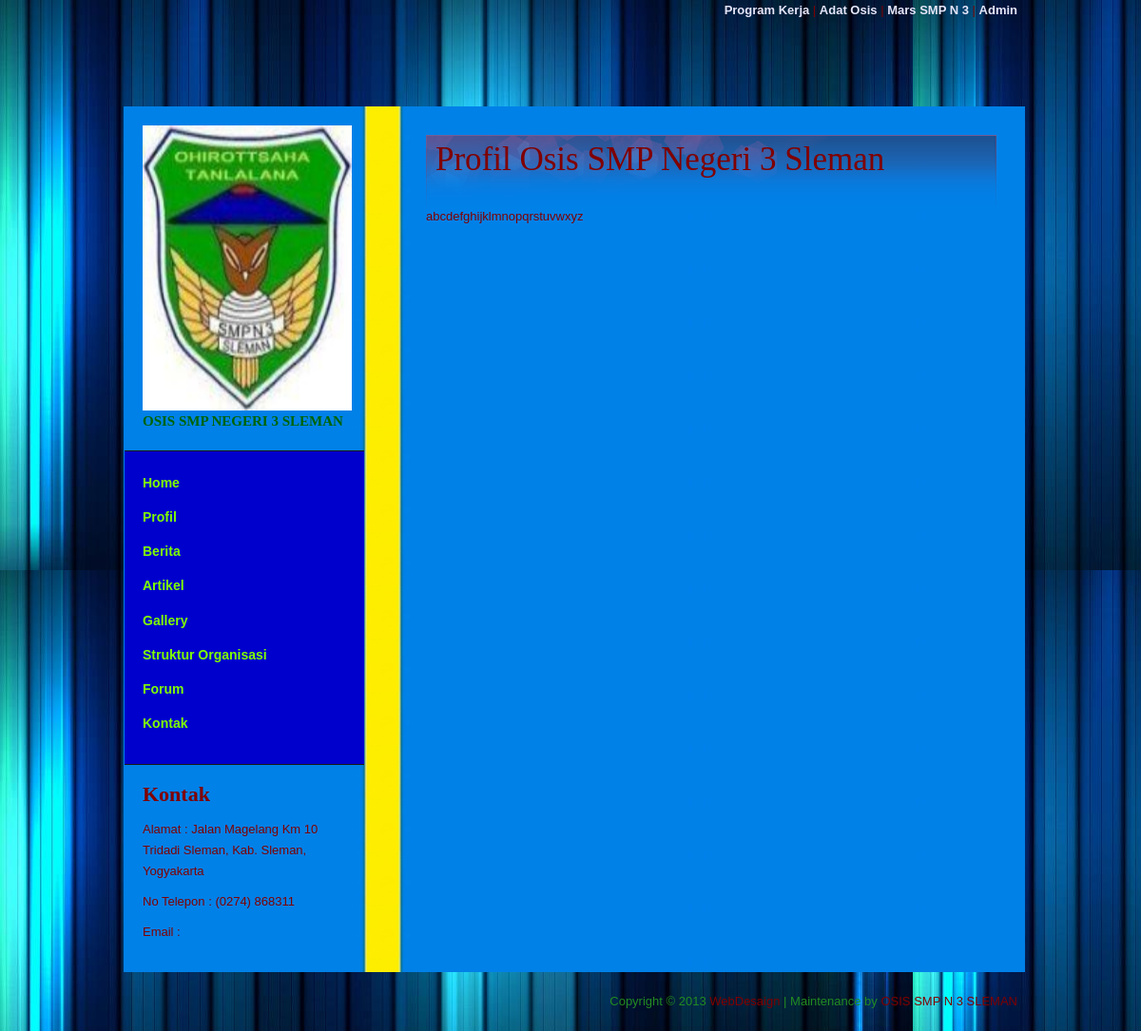
/mars.php, run on the app's committed database.
### tables this page shows
CREATE TABLE IF NOT EXISTS `t_kontak` (
  `id_kontak` int(11) NOT NULL,
  `alamat` varchar(100) NOT NULL,
  `no_tlp` varchar(20) NOT NULL,
  `email` varchar(50) NOT NULL
);

CREATE TABLE IF NOT EXISTS `t_mars` (
  `id_mars` int(11) NOT NULL,
  `mars` varchar(200) NOT NULL
);

### mars.php (the view, shortened to what this page needs)
<!DOCTYPE html PUBLIC "-//W3C//DTD XHTML 1.0 Transitional//EN" "http://www.w3.org/TR/xhtml1/DTD/xhtml1-transitional.dtd">
<html xmlns="http://www.w3.org/1999/xhtml">
<head>
<link href="templatemo_style.css" rel="stylesheet" type="text/css" />
</head>
<body>
<div id="templamteo_body_wrapper">
<div id="templatemo_wrapper">
<p align="right"><a href="proker.php">Program Kerja</a> | <a href="adatosis.php">Adat Osis</a> | <a href="Mars.php">Mars SMP N 3</a> | <a href="admin.php">Admin</a></p>
	<div id="templatemo_main_top"></div>
    <div id="templatemo_main">
    	<div id="templatemo_sidebar">
            <div id="site_title"><h1><img src="images/smp_logo.jpg" width="220px" height="300px" /></a><span>OSIS SMP NEGERI 3 SLEMAN</span></h1></div>
            <div id="templatemo_menu">
                <ul>
                    <li><a href="index.php">Home</a></li>
					<li><a href="profil.php">Profil</a></li>
					<li><a href="berita.php">Berita</a></li>
					<li><a href="artikel.php">Artikel</a></li>
                    <li><a href="galery.php">Gallery</a></li>
					<li><a href="Struktur.php">Struktur Organisasi</a></li>
                    <li><a href="forum.php">Forum</a></li>
                    <li><a href="kontak.php">Kontak</a></li>
                </ul>
			</div>
            <div class="sb_box">
            	<h3>Kontak</h3>
				<?php
						$sql = mysql_query("SELECT * FROM t_kontak");
						while ($data = mysql_fetch_array($sql)){
				?>
						<p> Alamat : <?php echo $data['alamat']; ?></p>
						<p> No Telepon : <?php echo $data['no_tlp']; ?></p>
						<p> Email :<?php echo $data['email']; } ?></p>
            </div>
        </div>
        <div id="templatemo_content">
        	<div class="content_box">
            	<h2>Profil Osis SMP Negeri 3 Sleman</h2>
				<?php
						$sql = mysql_query("SELECT * FROM t_mars");
						while ($data = mysql_fetch_array($sql)){
				?>
						<p><?php echo $data['mars']; }?></p>
            </div>
        </div>
    </div>
    <div id="templatemo_footer">
        Copyright © 2013 <a href="#">WebDesaign</a> | Maintenance by <a href="http://www.templatemo.com" target="_parent">OSIS SMP N 3 SLEMAN</a>
    </div>
</div>
</div>
</body>
</html>

### templatemo_style.css (style rules this page uses)
body { margin: 0; padding: 0; color: #800000; font-family: Tahoma, Geneva, sans-serif; font-size: 13px; line-height: 1.7em; background-color: #746e67; background-image:url(images/blue_back.jpg); background-repeat: repeat }
a, a:link, a:visited { color: #E6E6FA ; font-weight: bold; text-decoration: none; }
p { margin: 0 0 10px 0; padding: 0; }
img { border: none; }
h1, h2, h3, h4, h5, h6 { color: #8B000; font-weight: bold; font-family:Monotype Corsiva; }
h1 { font-size: 28px; margin: 0 0 20px 0; padding: 5px 0 }
h2 { display: block; height: 40px; font-size: 35px; font-family: Jokerman; font-weight: normal; margin: 0; padding: 15px 0 20px 10px; background: url(images/templatemo_h2.png) no-repeat top left }
h3 { font-size: 22px; margin: 0 0 15px; padding: 0; }
#templamteo_body_wrapper { width: 100%; }
#templatemo_wrapper { width: 940px; margin: 0 auto; }
#templatemo_main_top { width: 940px; height: 40px; padding-top: 40px; }
#templatemo_main { clear: both; width: 948px; background:url(images/bluewall_main.jpg) repeat-y }
#templatemo_sidebar { float: left; width: 260px }
#site_title { float: left; padding: 20px; }
#site_title h1 { margin: 0; padding: 0 }
#site_title h1 span { display: block; font-size: 15px; color:#006400; font-family: Tahoma; font-weight: bold; }
#templatemo_menu { clear: both; width: 213px; padding: 20px 20px 20px 19px; margin-left: 1px; background:#0000CD; border-top: 1px solid #1c1914; border-bottom: 1px solid #1c1914; }
#templatemo_menu ul { margin: 0; padding: 0; list-style: none; }
#templatemo_menu ul li { padding: 0px; margin: 0px; }
#templatemo_menu ul li a { display: block; font-size: 14px; text-decoration: none; color: #7FFF00; font-weight: bold; padding: 2px 0; margin-bottom: 10px; outline: none; border: none; }
.sb_box { clear: both; padding: 20px; }
#templatemo_content { float: right; width: 600px; padding: 30px; }
.content_box { margin-bottom: 30px; padding-bottom: 30px; }
#templatemo_footer { clear: both; width: 640px; padding: 20px 0 20px 300px; text-align: right; color: #228B22; }
#templatemo_footer a { color: #800000; font-weight: 400 }

### data on the page
t_kontak: alamat "Jalan Magelang Km 10 Tridadi Sleman, Kab. Sleman, Yogyakarta", no_tlp "(0274) 868311"
t_mars: mars "abcdefghijklmnopqrstuvwxyz"
